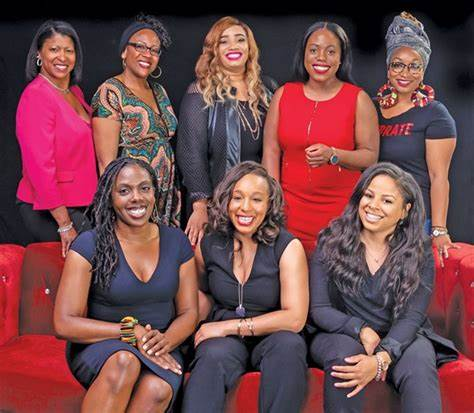
#> input picture pictureee.jpeg, 474 x 413 px, given in place of pictureee.jpg, which was not available
$ python faceDetectorFromPicture.py
#> lines starting #> are read from the running program, lines starting #| are printed output that depends on the picture; after the words box and inside, x2 and y2 are one past the last pixel; in counts of white or black regions, pixels touching at a corner belong together; pictures that were not available may be replaced by others from this repository, and a replacement may not be noted
import cv2

# Load the image
img = cv2.imread('./pictureee.jpg')
#> img is the input picture: shape (413, 474, 3); mean B, G, R 74.6, 69.9, 115.6

# Load the Haar Cascade Classifier for face detection
face_cascade = cv2.CascadeClassifier(cv2.data.haarcascades + 'haarcascade_frontalface_default.xml')

# Convert the image to grayscale
gray = cv2.cvtColor(img, cv2.COLOR_BGR2GRAY)
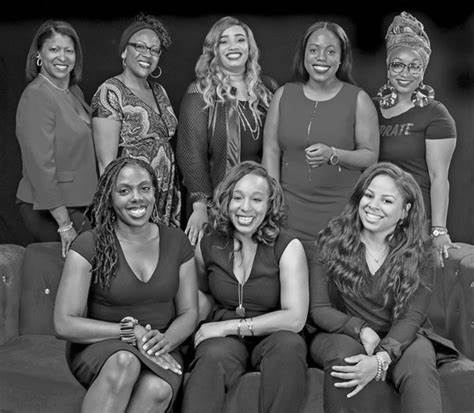
#> gray: shape (413, 474); min 0, max 254, mean 84.1

# Detect faces in the image
faces = face_cascade.detectMultiScale(gray, scaleFactor=1.1, minNeighbors=5)
#> faces = [[40, 33, 43, 43], [120, 30, 48, 48], [297, 30, 50, 50], [207, 19, 52, 52], [218, 176, 55, 55], [380, 45, 52, 52], [107, 167, 57, 57], [350, 176, 57, 57], [379, 11, 56, 56], [105, 198, 68, 68], [174, 29, 102, 102]]

# Draw rectangles around the faces and show the image
for i, (x, y, w, h) in enumerate(faces):
    # Draw a rectangle around the face
    cv2.rectangle(img, (x, y), (x+w, y+h), (0, 255, 0), 2)
    # Crop the face from the image
    face = img[y:y+h, x:x+w]
    # Save the face as a separate file
    cv2.imwrite(f'face_{i}.jpg', face)
#> this loop made 11 passes
#> pass 1, `face = img[y:y+h, x:x+w]`:
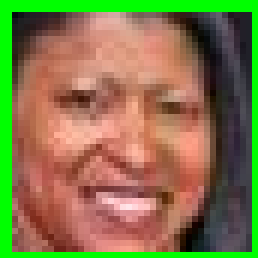
#> face: shape (43, 43, 3) (shown 6 times larger); mean B, G, R 73.9, 119.5, 131.8
#> pass 2, `face = img[y:y+h, x:x+w]`:
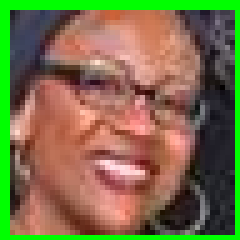
#> face: shape (48, 48, 3) (shown 5 times larger); mean B, G, R 73.4, 112.5, 122.2
#> pass 3, `face = img[y:y+h, x:x+w]`:
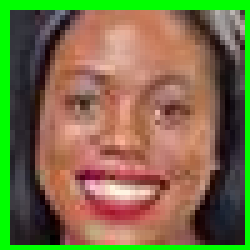
#> face: shape (50, 50, 3) (shown 5 times larger); mean B, G, R 72.6, 112.3, 122.6
#> after the loop:
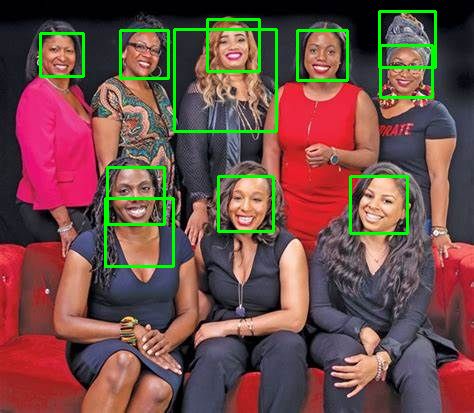
#> img: shape (413, 474, 3); 3.84% of pixels changed, all inside (x1, y1, x2, y2) = (39, 10, 437, 268)

# Show the image with the detected faces
cv2.imshow('Detected Faces', img)
cv2.waitKey(0)
cv2.destroyAllWindows()
